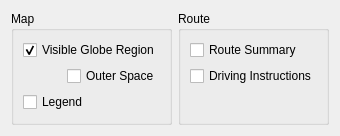
<?xml version="1.0" encoding="UTF-8"?>
<ui version="4.0">
 <class>PrintOptions</class>
 <widget class="QWidget" name="PrintOptions">
  <property name="geometry">
   <rect>
    <x>0</x>
    <y>0</y>
    <width>333</width>
    <height>136</height>
   </rect>
  </property>
  <property name="windowTitle">
   <string>Marble</string>
  </property>
  <layout class="QGridLayout" name="gridLayout_3">
   <item row="0" column="0">
    <widget class="QGroupBox" name="mapGroupBox">
     <property name="title">
      <string>Map</string>
     </property>
     <layout class="QGridLayout" name="gridLayout">
      <item row="0" column="0" colspan="2">
       <widget class="QCheckBox" name="mapCheckBox">
        <property name="text">
         <string>Visible Globe Region</string>
        </property>
        <property name="checked">
         <bool>true</bool>
        </property>
       </widget>
      </item>
      <item row="1" column="0">
       <spacer name="horizontalSpacer">
        <property name="orientation">
         <enum>Qt::Horizontal</enum>
        </property>
        <property name="sizeType">
         <enum>QSizePolicy::Fixed</enum>
        </property>
        <property name="sizeHint" stdset="0">
         <size>
          <width>20</width>
          <height>20</height>
         </size>
        </property>
       </spacer>
      </item>
      <item row="1" column="1">
       <widget class="QCheckBox" name="backgroundCheckBox">
        <property name="text">
         <string>Outer Space</string>
        </property>
       </widget>
      </item>
      <item row="1" column="2">
       <spacer name="horizontalSpacer_2">
        <property name="orientation">
         <enum>Qt::Horizontal</enum>
        </property>
        <property name="sizeHint" stdset="0">
         <size>
          <width>0</width>
          <height>20</height>
         </size>
        </property>
       </spacer>
      </item>
      <item row="2" column="0" colspan="2">
       <widget class="QCheckBox" name="legendCheckBox">
        <property name="text">
         <string>Legend</string>
        </property>
        <property name="checked">
         <bool>false</bool>
        </property>
       </widget>
      </item>
      <item row="3" column="0">
       <spacer name="verticalSpacer">
        <property name="orientation">
         <enum>Qt::Vertical</enum>
        </property>
        <property name="sizeHint" stdset="0">
         <size>
          <width>20</width>
          <height>40</height>
         </size>
        </property>
       </spacer>
      </item>
     </layout>
    </widget>
   </item>
   <item row="0" column="1">
    <widget class="QGroupBox" name="routeGroupBox">
     <property name="title">
      <string>Route</string>
     </property>
     <layout class="QGridLayout" name="gridLayout_2">
      <item row="0" column="0">
       <widget class="QCheckBox" name="routeSummaryCheckBox">
        <property name="text">
         <string>Route Summary</string>
        </property>
       </widget>
      </item>
      <item row="1" column="0">
       <widget class="QCheckBox" name="drivingInstructionsCheckBox">
        <property name="text">
         <string>Driving Instructions</string>
        </property>
       </widget>
      </item>
      <item row="2" column="0">
       <spacer name="verticalSpacer_2">
        <property name="orientation">
         <enum>Qt::Vertical</enum>
        </property>
        <property name="sizeHint" stdset="0">
         <size>
          <width>20</width>
          <height>40</height>
         </size>
        </property>
       </spacer>
      </item>
     </layout>
    </widget>
   </item>
  </layout>
 </widget>
 <resources/>
 <connections>
  <connection>
   <sender>mapCheckBox</sender>
   <signal>toggled(bool)</signal>
   <receiver>backgroundCheckBox</receiver>
   <slot>setEnabled(bool)</slot>
   <hints>
    <hint type="sourcelabel">
     <x>100</x>
     <y>50</y>
    </hint>
    <hint type="destinationlabel">
     <x>100</x>
     <y>75</y>
    </hint>
   </hints>
  </connection>
 </connections>
</ui>
